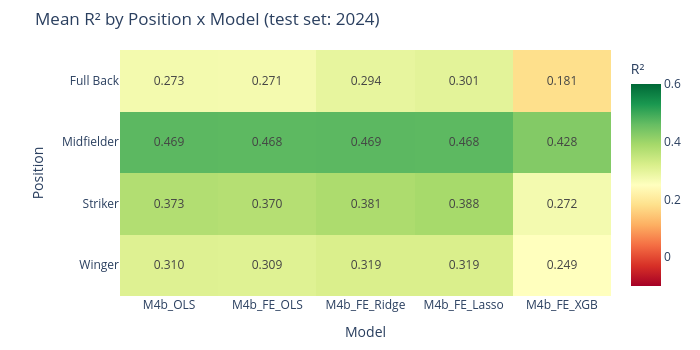

The code cell stored with this chart in its notebook:
### Code cell
# Heatmap: R² by Position x Model
fig = px.imshow(
    pivot_r2.round(3),
    text_auto='.3f',
    color_continuous_scale='RdYlGn',
    zmin=-0.1, zmax=0.6,
    labels=dict(x='Model', y='Position', color='R\u00b2'),
    aspect='auto',
)
fig.update_layout(
    title='Mean R\u00b2 by Position x Model (test set: 2024)',
    height=350, width=700,
    margin=dict(t=50, b=30, l=120, r=30),
)
fig.show()

### Figure 1 — Plotly figure (JSON) as saved in the notebook; plotly's stock layout.template omitted (floating-point values rounded to 4 significant figures)
{"data": [{"coloraxis": "coloraxis", "hovertemplate": "Model: %{x}<br>Position: %{y}<br>R²: %{z}<extra></extra>", "name": "0", "texttemplate": "%{z:.3f}", "type": "heatmap", "x": ["M4b_OLS", "M4b_FE_OLS", "M4b_FE_Ridge", "M4b_FE_Lasso", "M4b_FE_XGB"], "xaxis": "x", "y": ["Full Back", "Midfielder", "Striker", "Winger"], "yaxis": "y", "z": [[0.273, 0.271, 0.294, 0.301, 0.181], [0.469, 0.468, 0.469, 0.468, 0.428], [0.373, 0.37, 0.381, 0.388, 0.272], [0.31, 0.309, 0.319, 0.319, 0.249]]}], "layout": {"coloraxis": {"cmax": 0.6, "cmin": -0.1, "colorbar": {"title": {"text": "R²"}}, "colorscale": [[0, "rgb(165,0,38)"], [0.1, "rgb(215,48,39)"], [0.2, "rgb(244,109,67)"], [0.3, "rgb(253,174,97)"], [0.4, "rgb(254,224,139)"], [0.5, "rgb(255,255,191)"], [0.6, "rgb(217,239,139)"], [0.7, "rgb(166,217,106)"], [0.8, "rgb(102,189,99)"], [0.9, "rgb(26,152,80)"], [1, "rgb(0,104,55)"]]}, "height": 350, "margin": {"b": 30, "l": 120, "r": 30, "t": 50}, "title": {"text": "Mean R² by Position x Model (test set: 2024)"}, "width": 700, "xaxis": {"anchor": "y", "domain": [0, 1], "title": {"text": "Model"}}, "yaxis": {"anchor": "x", "autorange": "reversed", "domain": [0, 1], "title": {"text": "Position"}}}}
